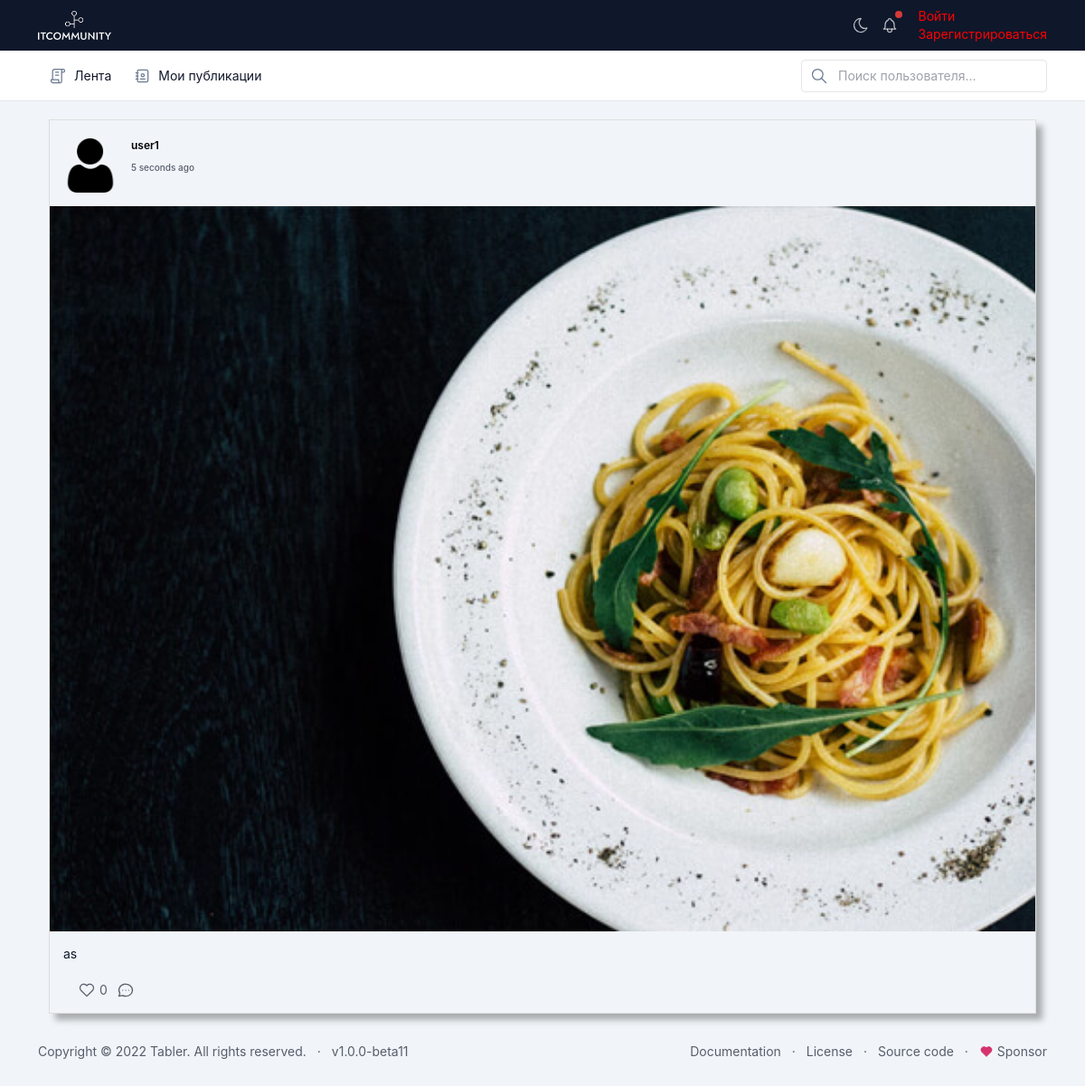
/post/detail/10/, run on the app's committed database.
### apps/posts/models.py (models this page shows, shortened)
class Post(models.Model):
    author = models.ForeignKey(User, on_delete=models.CASCADE, related_name="posts")
    image = models.ImageField(upload_to="posts/")
    description = models.TextField()
    is_archive = models.BooleanField(default=False)
    created = models.DateTimeField(auto_now_add=True)
    updated = models.DateTimeField(auto_now=True)
    likes = models.ManyToManyField(
        User,
        related_name="user_likes",
        null=True,
        blank=True
    )
    class Meta:
        verbose_name = "Публикация"
        verbose_name_plural = "Публикации"

### apps/accounts/models.py (models this page shows, shortened)
class User(AbstractUser):
    avatar = models.ImageField(
        upload_to="users/avatars/",
        null=True,  # для базы
        blank=True,  # для формы
        verbose_name="Фото профиля"
    )
    birthday = models.DateField("Дата рождения", null=True)
    phone = models.CharField("Номер телефона", max_length=14, null=True)
    following = models.ManyToManyField("self", blank=True, null=True,
                 related_name="followers", symmetrical=False)
    is_private = models.BooleanField(default=False)
    class Meta:
        verbose_name = "Пользователь"
        verbose_name_plural = "Пользователи"

### apps/posts/views.py (the view)
# urls.py: path("post/detail/<int:pk>/", PostDetailView.as_view(), name="post_detail"),
class PostDetailView(DetailView):
    template_name = "post_details.html"
    model = Post
    queryset = Post.objects.all()
    def get_context_data(self, **kwargs):
        context = super().get_context_data(**kwargs)
        context["form"] = PostUpdateForm(instance=self.get_object())
        return context

### apps/posts/forms.py
class PostUpdateForm(forms.ModelForm):
    class Meta:
        model = Post
        fields = [
            "description",
        ]
        widgets = {
            "description": forms.Textarea(
                attrs= {"class":"form-control"}
            )
        }
        labels = {
            "description": "Описание публикации"
        }

### apps/posts/templates/post_details.html (shortened to what this page needs)
{% extends 'base.html' %}
{% load static %}
{% block style_css %}
    <link rel="stylesheet" href="{% static 'css/post_detail.css' %}">
{% endblock %}
{% block content %}
    <div class="page-body">
        <div class="container-xl">
            <div class="content">
                <link rel="stylesheet" type="text/css"
                      href="//netdna.bootstrapcdn.com/font-awesome/4.1.0/css/font-awesome.min.css">
                <div class="container bootstrap snippets bootdey">
                    <div class="col-md-auto">
                        <div class="panel panel-white post panel-shadow">
                            <div class="post-heading">
                                <div class="pull-left image">
                                    {% if post.author.avatar %}
                                        <img src="{{ post.author.avatar.url }}" class="img-circle avatar"
                                             alt="user profile image">
                                    {% else %}
                                        <img src="/img/icons/user_profile.png" alt=""
                                             class="image-circle avatar">
                                    {% endif %}
                                </div>
                                <div class="pull-left meta">
                                    <div class="title h5">
                                        <a href="#"><b>{{ post.author.username }}</b></a>
                                    </div>
                                    <h6 class="text-muted time">5 seconds ago</h6>
                                </div>
                            </div>
                            <div class="post-image">
                                <img src="{{ post.image.url }}" class="image" alt="image post"
                                     width="height:200px;">
                            </div>
                            <div class="post-description">
                                <p>{{ post.description }}</p>
                                <div class="stats">
                                    <div class="ms-auto d-flex">
                                        {% if request.user in post.likes.all %}
                                            <a href="{% url 'unlike_post' post.id %}" class="ms-3 text-muted">
                                                <svg xmlns="http://www.w3.org/2000/svg"
                                                     class="icon icon-filled text-red" width="24" height="24"
                                                     viewBox="0 0 24 24" stroke-width="2" stroke="currentColor"
                                                     fill="none" stroke-linecap="round" stroke-linejoin="round">
                                                    <path stroke="none" d="M0 0h24v24H0z" fill="none"/>
                                                    <path d="M19.5 12.572l-7.5 7.428l-7.5 -7.428m0 0a5 5 0 1 1 7.5 -6.566a5 5 0 1 1 7.5 6.572"/>
                                                </svg>
                                                {{ post.likes.count }}
                                            </a>
                                        {% else %}
                                            <a href="{% url 'like_post' post.id %}" class="ms-3 text-muted">
                                                {{ post.likes.count }}
                                            </a>
                                        {% endif %}
                                        <div class="text-muted d-flex" style="margin-left:10px;">
                                        </div>
                                    </div>
                                </div>
                            </div>
                        </div>
                    </div>
                </div>
            </div>
        </div>
{% endblock %}

### static/css/post_detail.css (style rules this page uses)
.panel-shadow { box-shadow: rgba(0, 0, 0, 0.3) 7px 7px 7px; }
.panel-white { border: 1px solid #dddddd; }
.post .post-heading { height: 95px; padding: 20px 15px; }
.post .post-heading .avatar { width: 60px; height: 60px; display: block; margin-right: 15px; }
.post .post-heading .meta .title { margin-bottom: 0; }
.post .post-heading .meta .title a { color: black; }
.post .post-heading .meta .time { margin-top: 8px; color: #999; }
.post .post-image .image { width: 100%; height: auto; }
.post .post-description { padding: 15px; }
.post .post-description p { font-size: 14px; }
.post .post-description .stats { margin-top: 20px; }

### apps/posts/templates/base.html (style rules this page uses)
:root { --tblr-font-sans-serif: Inter,-apple-system,BlinkMacSystemFont,San Francisco,Segoe UI,Roboto,Helvetica Neue,sans-serif !important; }

### data on the page
Post: author.username "user1", image (picture), description "as", likes.count "0"
